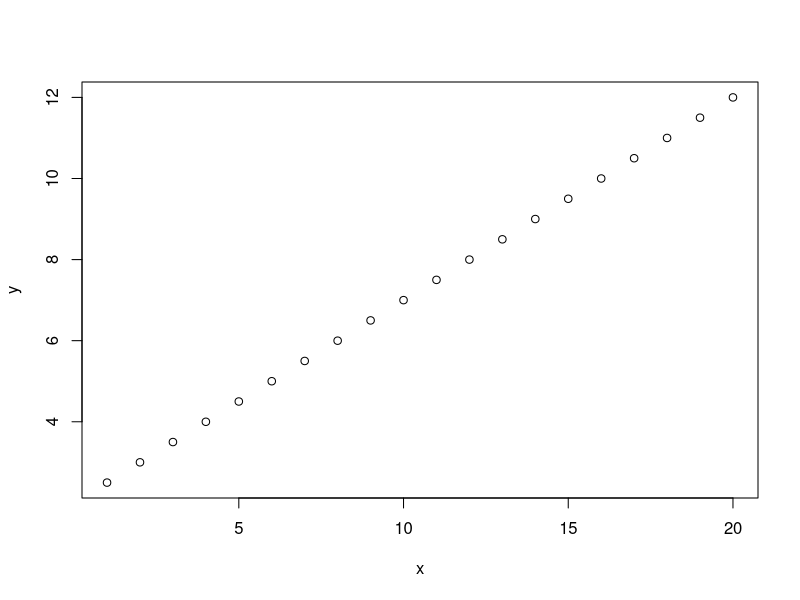
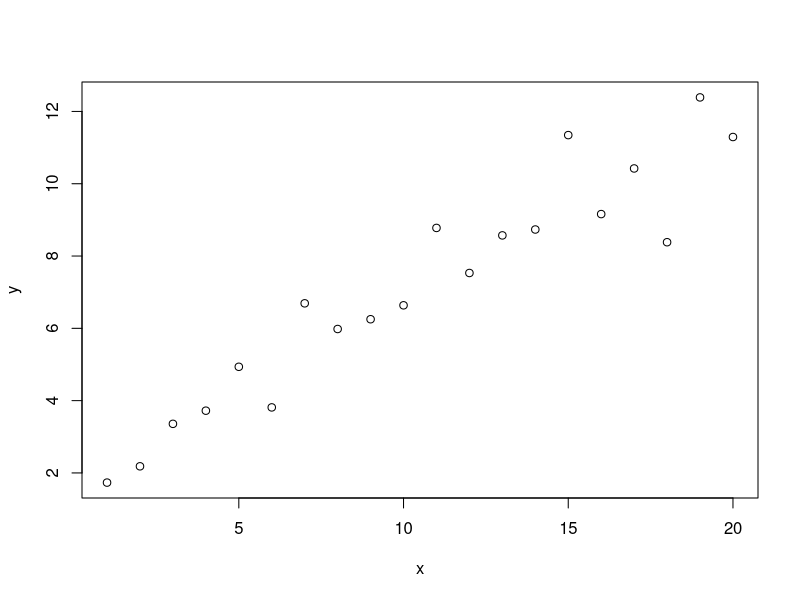
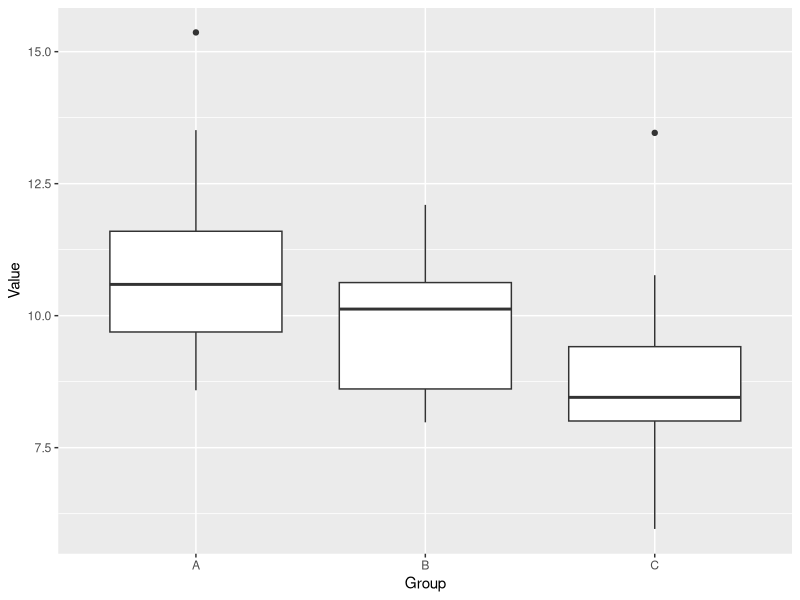

R code for these plots, in order:
## ---- chunk 1
x <- 1:20
y <- 0.5 * x + 2
plot(x, y)
## ---- chunk 2
set.seed(9)
y <- 0.5 * x + 2 + rnorm(n=length(x), mean = 0, sd = 1)
plot(x, y)
## ---- chunk 3
lm1 <- lm(y ~ x)
summary(lm1)
## ---- chunk 4
my_data <- cbind( rep(c('A', 'B', 'C'), each = 10), rnorm(n = 30, mean = 10, sd = 2) )
my_data <- as.data.frame(my_data)
colnames(my_data) <- c("Group", "Value")
my_data$Group <- as.factor(my_data$Group)
my_data$Value <- as.numeric(my_data$Value)
## ---- chunk 5
library(ggplot2)
p <- ggplot(data = my_data, mapping = aes(x = Group, y = Value))
p <- p + geom_boxplot()
p
